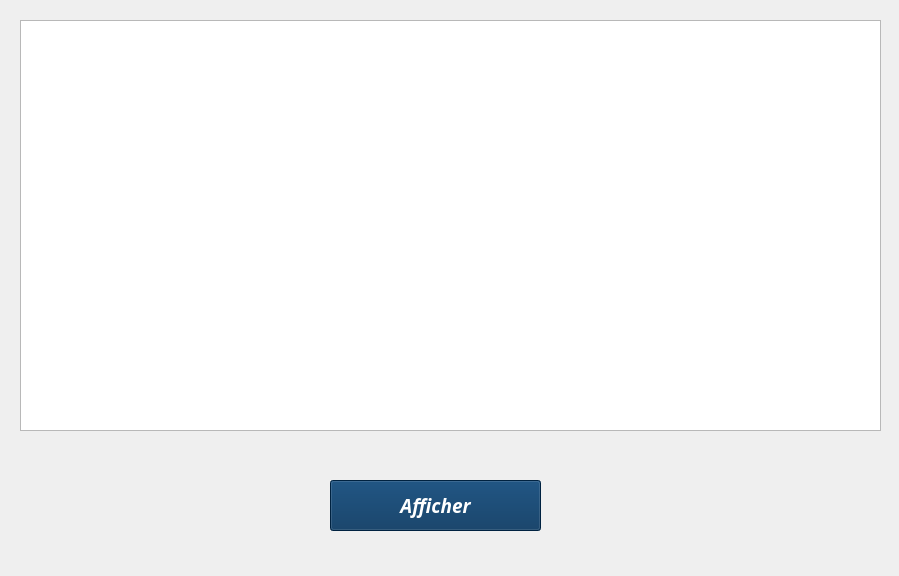
<?xml version="1.0" encoding="UTF-8"?>
<ui version="4.0">
 <class>Form</class>
 <widget class="QWidget" name="Form">
  <property name="geometry">
   <rect>
    <x>0</x>
    <y>0</y>
    <width>899</width>
    <height>576</height>
   </rect>
  </property>
  <property name="windowTitle">
   <string>Form</string>
  </property>
  <widget class="QTableView" name="tableView">
   <property name="geometry">
    <rect>
     <x>20</x>
     <y>20</y>
     <width>861</width>
     <height>411</height>
    </rect>
   </property>
  </widget>
  <widget class="QPushButton" name="pushButton">
   <property name="geometry">
    <rect>
     <x>330</x>
     <y>480</y>
     <width>211</width>
     <height>51</height>
    </rect>
   </property>
   <property name="palette">
    <palette>
     <active>
      <colorrole role="Button">
       <brush brushstyle="SolidPattern">
        <color alpha="255">
         <red>0</red>
         <green>48</green>
         <blue>90</blue>
        </color>
       </brush>
      </colorrole>
      <colorrole role="ButtonText">
       <brush brushstyle="SolidPattern">
        <color alpha="255">
         <red>255</red>
         <green>255</green>
         <blue>255</blue>
        </color>
       </brush>
      </colorrole>
      <colorrole role="Base">
       <brush brushstyle="SolidPattern">
        <color alpha="255">
         <red>0</red>
         <green>48</green>
         <blue>90</blue>
        </color>
       </brush>
      </colorrole>
      <colorrole role="Window">
       <brush brushstyle="SolidPattern">
        <color alpha="255">
         <red>0</red>
         <green>48</green>
         <blue>90</blue>
        </color>
       </brush>
      </colorrole>
     </active>
     <inactive>
      <colorrole role="Button">
       <brush brushstyle="SolidPattern">
        <color alpha="255">
         <red>0</red>
         <green>48</green>
         <blue>90</blue>
        </color>
       </brush>
      </colorrole>
      <colorrole role="ButtonText">
       <brush brushstyle="SolidPattern">
        <color alpha="255">
         <red>255</red>
         <green>255</green>
         <blue>255</blue>
        </color>
       </brush>
      </colorrole>
      <colorrole role="Base">
       <brush brushstyle="SolidPattern">
        <color alpha="255">
         <red>0</red>
         <green>48</green>
         <blue>90</blue>
        </color>
       </brush>
      </colorrole>
      <colorrole role="Window">
       <brush brushstyle="SolidPattern">
        <color alpha="255">
         <red>0</red>
         <green>48</green>
         <blue>90</blue>
        </color>
       </brush>
      </colorrole>
     </inactive>
     <disabled>
      <colorrole role="Button">
       <brush brushstyle="SolidPattern">
        <color alpha="255">
         <red>0</red>
         <green>48</green>
         <blue>90</blue>
        </color>
       </brush>
      </colorrole>
      <colorrole role="ButtonText">
       <brush brushstyle="SolidPattern">
        <color alpha="255">
         <red>120</red>
         <green>120</green>
         <blue>120</blue>
        </color>
       </brush>
      </colorrole>
      <colorrole role="Base">
       <brush brushstyle="SolidPattern">
        <color alpha="255">
         <red>0</red>
         <green>48</green>
         <blue>90</blue>
        </color>
       </brush>
      </colorrole>
      <colorrole role="Window">
       <brush brushstyle="SolidPattern">
        <color alpha="255">
         <red>0</red>
         <green>48</green>
         <blue>90</blue>
        </color>
       </brush>
      </colorrole>
     </disabled>
    </palette>
   </property>
   <property name="font">
    <font>
     <family>Segoe UI Black</family>
     <pointsize>14</pointsize>
     <weight>75</weight>
     <italic>true</italic>
     <bold>true</bold>
    </font>
   </property>
   <property name="styleSheet">
    <string notr="true">background-color: rgb(0, 48, 90);</string>
   </property>
   <property name="text">
    <string>Afficher</string>
   </property>
  </widget>
  <widget class="QLabel" name="label">
   <property name="geometry">
    <rect>
     <x>-14</x>
     <y>-8</y>
     <width>931</width>
     <height>591</height>
    </rect>
   </property>
   <property name="text">
    <string/>
   </property>
   <property name="pixmap">
    <pixmap>covid.jpg</pixmap>
   </property>
   <property name="scaledContents">
    <bool>true</bool>
   </property>
  </widget>
  <zorder>label</zorder>
  <zorder>tableView</zorder>
  <zorder>pushButton</zorder>
 </widget>
 <resources/>
 <connections/>
</ui>
